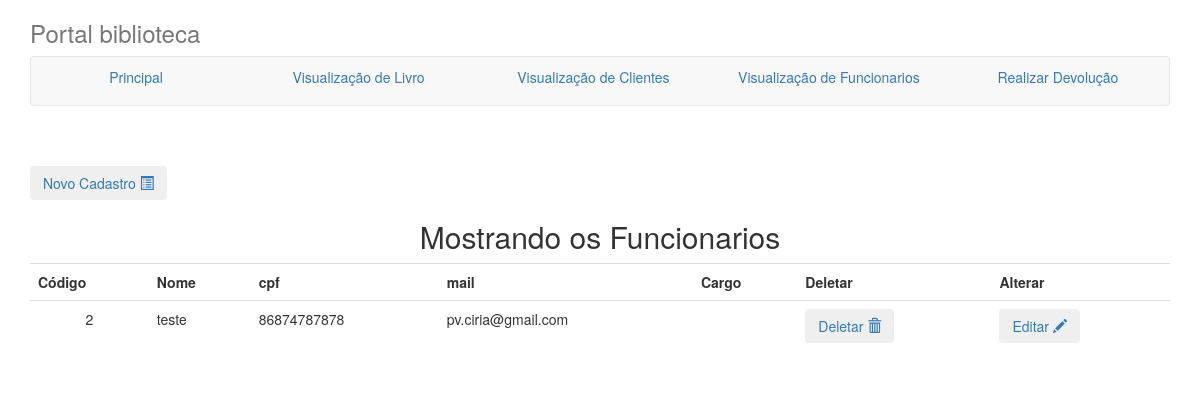
Before: /visualizacao/visualizacaoFuncionario.php with the older database file.
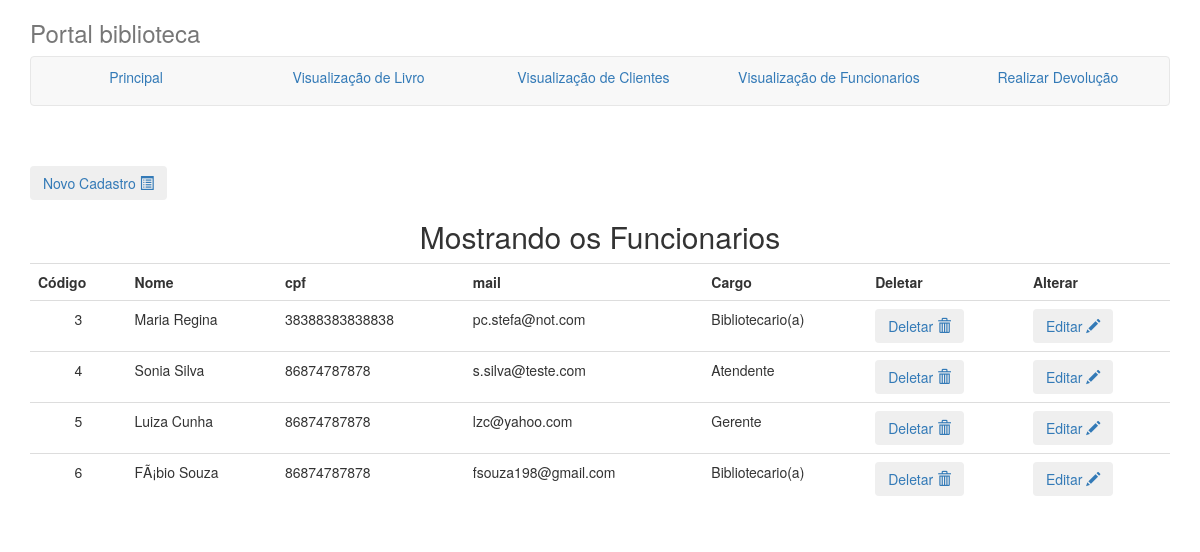
After: the same page with the newer database file.
### tables this page shows
CREATE TABLE IF NOT EXISTS `employee` (
  `name` varchar(100) NOT NULL,
  `phone` varchar(100) NOT NULL,
  `mail` varchar(100) NOT NULL,
  `cpf` varchar(100) NOT NULL,
  `address` varchar(100) NOT NULL,
  `id_position` int(11) NOT NULL,
  `id` bigint(20) unsigned NOT NULL AUTO_INCREMENT,
  UNIQUE KEY `id` (`id`)
);

CREATE TABLE IF NOT EXISTS `position` (
  `id` bigint(20) unsigned NOT NULL AUTO_INCREMENT,
  `name` varchar(100) NOT NULL,
  UNIQUE KEY `id` (`id`)
);

### visualizacao/visualizacaoFuncionario.php (the view, shortened to what this page needs)
<!doctype html>
<html>
<head>
<link rel="stylesheet" href="../css/bootstrap.css">
</head>
<body>
<div class="container">
      <div class="masthead">
        <h3 class="text-muted">Portal biblioteca</h3>
        <nav class="navbar navbar-default">
          <ul class="nav nav-justified">
         <li class="active"><a href="../index.php">Principal</a></li>
            <li><a href="visualizacaoLivro.php">Visualização de Livro</a></li>
            <li><a href="visualizacaoCliente.php">Visualização de Clientes</a></li>
            <li><a href="visualizacaoFuncionario.php">Visualização de Funcionarios</a></li>
			<li><a href="../cadastro/devolucao.php">Realizar Devolução</a></li>
          </ul>
        </nav>
      </div>
      <div>
	   <br><br>
		<a href="../cadastro/cadastroFuncionario.php"><button type="button"  class="btn">Novo Cadastro
		<span class="glyphicon glyphicon-list-alt" aria-hidden="true"></span>
		</button></a>
	  <?php
		$resultado=mysql_query("Select * from employee order by id") or die ("Não é possível consultar funcionarios.");
		print("<center><h2>Mostrando os Funcionarios</h2>");
		print("<table class='display table' width='90%'>");
		print("<tr><td><b>Código</td>");
		print("<td><b>Nome</td>");
		print("<td><b>cpf</td>");
		print("<td><b>mail</td>");
		print("<td><b>Cargo</td>");
		print("<td><b>Deletar</td><td><b>Alterar</td></tr>");
			while ($linha=mysql_fetch_array($resultado))  {
   $id=$linha["id"];
   $id_cargo=$linha["id_position"];
	$resultado2=mysql_query("Select * from position where id='$id_cargo'") or die ("Erro ao buscar cargo do funcionario");
		while($linha2=mysql_fetch_array($resultado2))
		$positionName=$linha2["name"];
   $name=$linha["name"];
   $cpf=$linha["cpf"];
   $mail=$linha["mail"];
   print("<tr><td align='center'>$id</td>");
   print("<td>$name</td>");
   print("<td>$cpf</td>");
   print("<td>$mail</td>");
   print("<td>$positionName</td>");
    print("<td><a href='../trafegoDados/deletaFuncionario.php?cod=$id '><button type='button'  class='btn'>Deletar
										<span class='glyphicon glyphicon-trash' aria-hidden='true'></span> </button></a>");
	print("<td><a href='../trafegoDados/alteraFuncionario.php?cod=$id '><button type='button'  class='btn'>Editar
										<span class='glyphicon glyphicon-pencil' aria-hidden='true'></span> </button></a>");    }
   print("</table></center>");
?>
	  </div>
    </div>
</body>
</html>

Changed rows visible on the page:
removed employee: id "2", name "teste", cpf "86874787878", mail "pv.ciria@gmail.com"
added employee: id "3", name "Maria Regina", cpf "38388383838838", mail "pc.stefa@not.com", id_position.name "Bibliotecario(a)"
added employee: id "4", name "Sonia Silva", cpf "86874787878", mail "s.silva@teste.com", id_position.name "Atendente"
added employee: id "5", name "Luiza Cunha", cpf "86874787878", mail "lzc@yahoo.com", id_position.name "Gerente"
added employee: id "6", name "FÃ¡bio Souza", cpf "86874787878", mail "fsouza198@gmail.com", id_position.name "Bibliotecario(a)"
